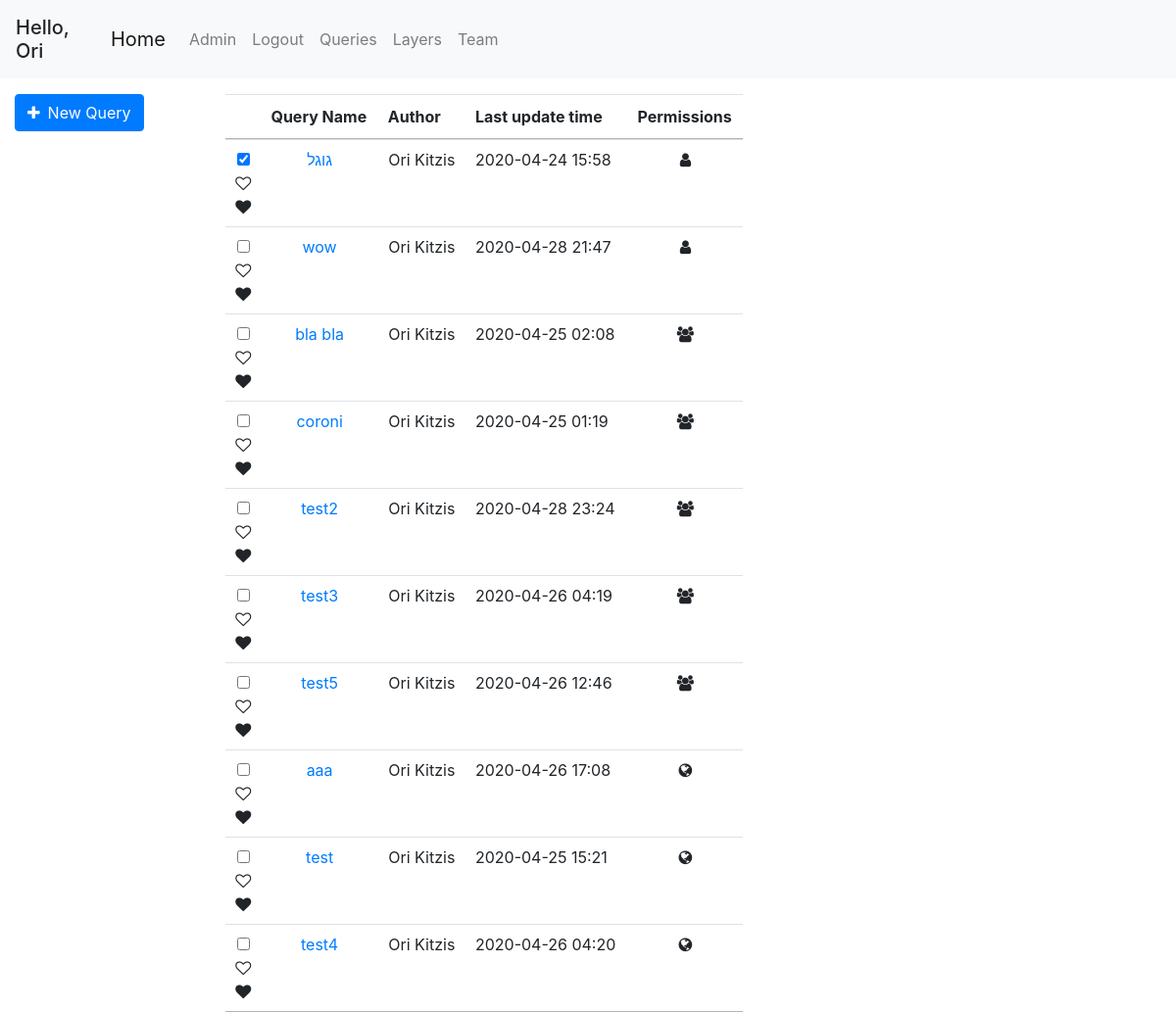
The app's page /queries (signed in), older data.
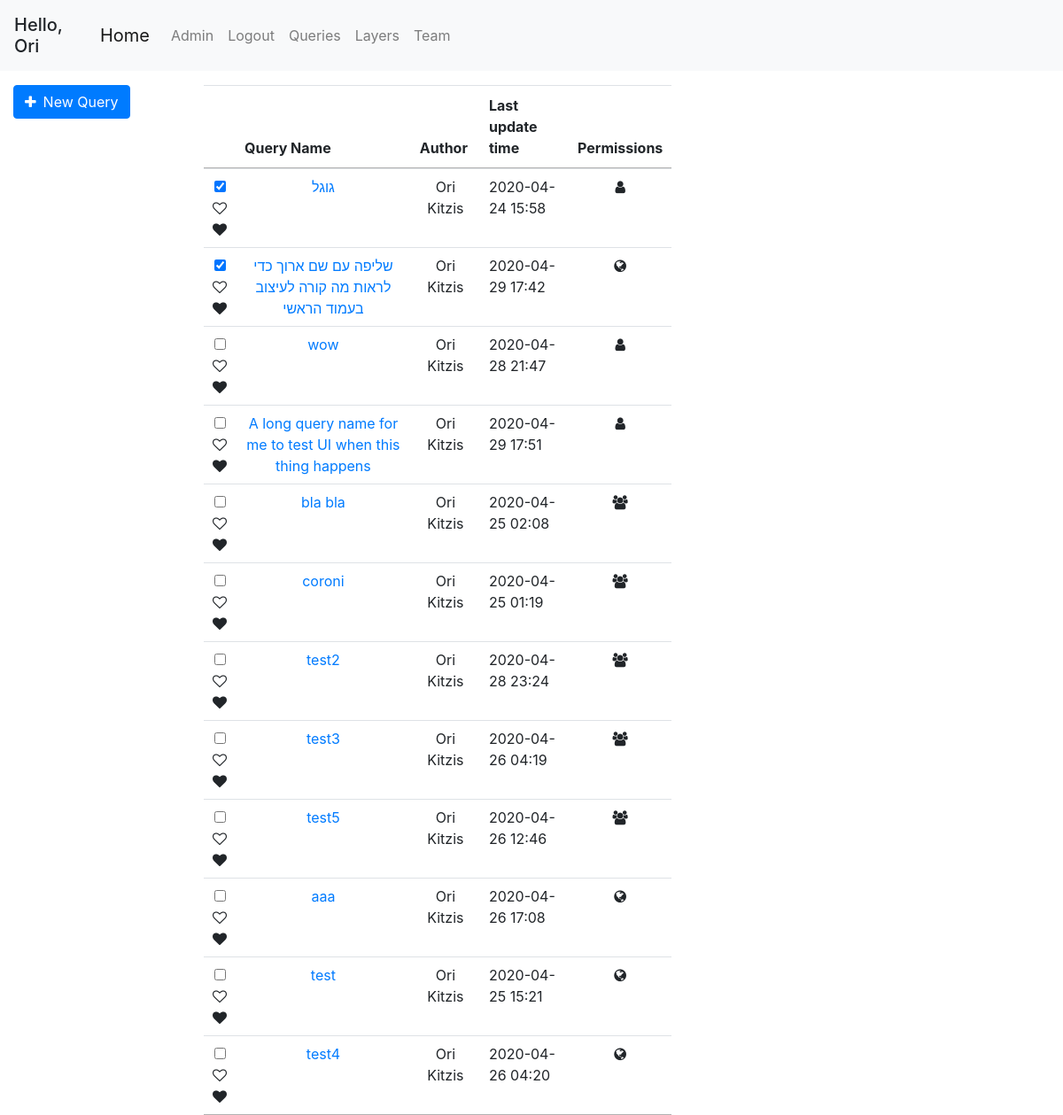
The same page, newer data.
### geoportal/models.py (models this page shows, shortened)
class User(db.Model, UserMixin):
    id = db.Column(db.Integer, primary_key=True)
    username = db.Column(db.String(20), unique=True, nullable=False)
    email = db.Column(db.String(120), unique=True, nullable=False)
    first_name = db.Column(db.String(20), nullable=False, default='')
    last_name = db.Column(db.String(20), nullable=False, default='')
    password = db.Column(db.String(60), nullable=False)
    team_id = db.Column(db.Integer, db.ForeignKey('team.id'))
    roles = db.relationship('Role', secondary='user_roles')
    layers = db.relationship('Layer', backref='user', lazy=True)
    queries = db.relationship('Query', backref='user', lazy=True)
    @property
    def full_name(self):
        return f'{self.first_name} {self.last_name}'
    def has_role(self, role_name):
        for role in self.roles:
            if role.name == role_name:
                return True
        return False

class Query(db.Model):
    id = db.Column(db.Integer, primary_key=True)
    user_id = db.Column(db.Integer, db.ForeignKey('user.id'), nullable=False, default=0)
    query_name = db.Column(db.String(120))
    db_name = db.Column(db.String(20))
    date_uploaded = db.Column(db.DateTime, nullable=False, default=datetime.datetime.now)
    last_update_time = db.Column(db.DateTime, nullable=False, default=datetime.datetime.now)
    query_text = db.Column(db.Text, nullable=False, default='')
    only_user = db.Column(db.Boolean, default=False)
    only_team = db.Column(db.Boolean, default=False)
    public = db.Column(db.Boolean, default=True)
    parameters = db.relationship('QueryTextParameters', backref='query', lazy=True)
    @property
    def pretty_last_update_time(self):
        return self.last_update_time.strftime('%Y-%m-%d %H:%M')

### geoportal/queries/views.py (the view)
@queries.route('/queries')
@login_required
def get_queries():
    queries = get_allowed_queries()
    marked_queries = db.session.query(UserMarkedQuery.query_id).filter_by(user_id=current_user.id).all()
    marked_queries = [query[0] for query in marked_queries]
    return render_template('queries.html', queries=queries, marked_queries=marked_queries)

### geoportal/models.py (called while the page is built)
@login_manager.user_loader
def load_user(user_id):
    return User.query.get(int(user_id))

### geoportal/queries/utils.py (called while the page is built)
def marked_queries_first(queries):
    return sorted(queries, key=lambda query: UserMarkedQuery.query.filter(and_(UserMarkedQuery.query_id == query.id, UserMarkedQuery.user_id == current_user.id)).first() is not None, reverse=True)

def get_allowed_queries():
    if current_user.is_authenticated:
        queries = Query.query.order_by(Query.only_user.desc(), Query.public).all()
        authorized_queries = []
        for query in queries:
            if query.public or (query.only_team and User.query.get(query.user_id).team_id == current_user.team_id) or query.user_id == current_user.id:
                authorized_queries.append(query)
        queries = authorized_queries
        queries = marked_queries_first(queries)
    else:
        queries = Query.query.filter_by(public=True).all()
    return queries

### geoportal/templates/queries.html (shortened to what this page needs)
{% extends "base.html" %}
{% block left_sidebar %}
    <form class="mt-3" action="/query">
        <button class="btn btn-primary"><span class="fa fa-plus mr-2"></span>New Query</button>
    </form>
{% endblock left_sidebar %}
{% block content %}
<div class="col-md-10 mt-3">
    <table class="table table-hover table-condensed dataTable no-footer">
        <thead style="text-align: center">
            <tr>
                <th></th>
                <th>Query Name</th>
                <th>Author</th>
                <th style="text-align: left">Last update time</th>
                <th>Permissions</th>
            </tr>
        </thead>
        <tbody style="text-align: center">
        {% for query in queries %}
            <tr>
                <td>
                    <div class="pretty p-icon p-toggle p-plain">
                        <input id="mark-{{ query.id }}" type="checkbox" name="fav-checkbox" class=""/>
                        <div class="state p-off">
                            <i class="icon fa fa-heart-o "></i>
                        </div>
                        <div class="state p-on p-info-o">
                            <i class="icon fa fa-heart"></i>
                        </div>
                    </div>
                </td>
                <td > <a href="/query/{{ query.id }}">{{ query.query_name }}</a></td>
                <td>{{ query.user.full_name }}</td>
                <td style="text-align: left">{{ query.pretty_last_update_time }}</td>
                <td>
                    {% if query.only_user %}
                    <span class="fa fa-user"></span>
                    {% elif query.only_team %}
                    <span class="fa fa-users"></span>
                    {% else %}
                    <span class="fa fa-globe"></span>
                    {% endif %}
                </td>
            </tr>
        {% endfor %}
        </tbody>
    </table>
</div>
{% endblock content %}

### geoportal/templates/base.html (shortened to what this page needs)
<!DOCTYPE html>
<html lang="en">
<head>
    <link rel="stylesheet" href="/static/css/bootstrap.css"/>
    <link rel="stylesheet" href="/static/css/style.css"/>
    <link rel="stylesheet" href="https://unpkg.com/leaflet@1.6.0/dist/leaflet.css"
/>
    <link rel="stylesheet" href="https://cdnjs.cloudflare.com/ajax/libs/leaflet.draw/0.4.2/leaflet.draw.css"/>
    <link rel="stylesheet" href="//cdn.datatables.net/1.10.20/css/jquery.dataTables.min.css">
    <link rel="stylesheet" href="https://cdnjs.cloudflare.com/ajax/libs/font-awesome/4.7.0/css/font-awesome.min.css">
    <link rel="stylesheet" href="https://cdn.jsdelivr.net/npm/pretty-checkbox@3.0/dist/pretty-checkbox.min.css">
    <link rel="stylesheet" href="/static/css/leaflet.contextmenu.css">
</head>
<body>
    <header class="site-header">
        <nav class="navbar navbar-expand-lg navbar-fixed-top navbar-light bg-light">
            {% if current_user.is_authenticated %}
            <h5 class="mt-2">Hello, {{ current_user.first_name }}</h5>
            {% endif %}
            <div class="container">
                <a class="navbar-brand" href="{{ url_for('main.home') }}">Home</a>
                <div class="collapse navbar-collapse" id="navbarSupportedContent">
                    <ul class="navbar-nav mr-auto">
                        {% if current_user.is_authenticated %}
                            {% if current_user.has_role('Admin') %}
                                <li class="nav-item"><a class="nav-link" href="/admin">Admin</a></li>
                            {% endif %}
                            <li class="nav-item"><a class="nav-link" href="{{ url_for('users.logout') }}">Logout</a></li>
                            <li class="nav-item"><a class="nav-link" href="{{ url_for('queries.get_queries') }}">Queries</a></li>
                            <li class="nav-item"><a class="nav-link" href="{{ url_for('mapping.get_layers') }}">Layers</a></li>
                            {% if current_user.team_id %}
                                <li class="nav-item"><a class="nav-link" href="{{ url_for('users.team') }}">Team</a></li>
                            {% else %}
                                <li class="nav-item"><a class="nav-link" href="{{ url_for('users.new_team') }}">Create Team</a></li>
                            {% endif %}
                        {% else %}
                            <li class="nav-item"><a class="nav-link" href="{{ url_for('users.login') }}">Login</a></li>
                            <li class="nav-item"><a class="nav-link" href="{{ url_for('users.register') }}">Register</a></li>
                        {% endif %}
                    </ul>
                </div>
            </div>
        </nav>
    </header>
    <div class="container-fluid" id="content">
        <div class="row">
            <div class="col-md-3 col-lg-2 sidebar">
                {% block left_sidebar %}{% endblock %}
            </div>
            <div class="col-md-6 col-lg-7 main">
                {% block content %}{% endblock %}
            </div>
            <div class="col-md-3 col-lg-3 sidebar" id="right-sidebar">
            </div>
        </div>
    </div>
</body>
</html>

Row changes from the older to the newer data that the page shows:
added Query: query_name "שליפה עם שם ארוך כדי לראות מה קורה לעיצוב בעמוד הראשי", user.full_name "Ori Kitzis", pretty_last_update_time "2020-04-29 17:42", only_user False (drawn)
added Query: query_name "A long query name for me to test UI when this thing happens", user.full_name "Ori Kitzis", pretty_last_update_time "2020-04-29 17:51", only_user True (drawn)
